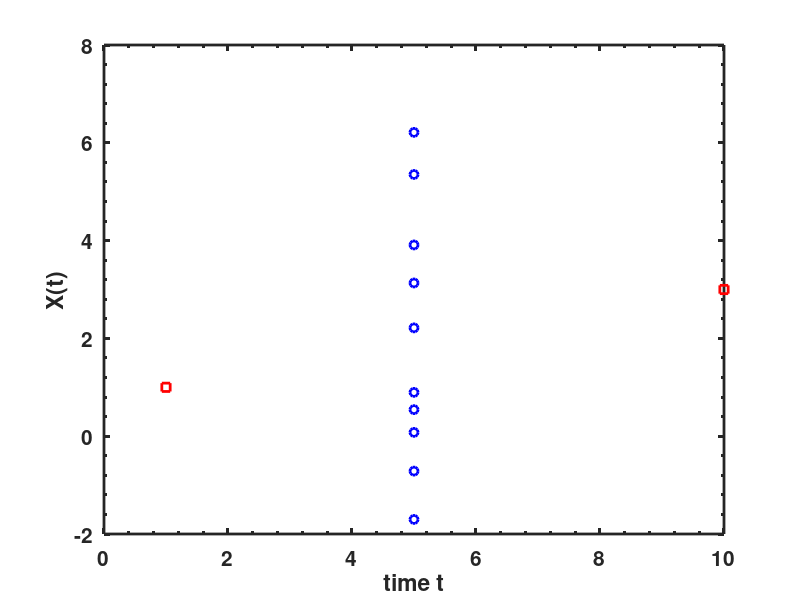

MATLAB code to generate this figure: (Note: this script raises an error after producing the figure.)
clear all
close all


ta = 1;
tb = 10;

xa = 1;
xb = 3;

h = figure(1)
plot(ta,xa,'square','color','red','linewidth',2);
hold on
plot(tb,xb,'square','color','red','linewidth',2);

t1 = 5;
mu = [ta t1]*inv([ta ta;ta tb])*[xa xb]';
sigma = t1 - [ta t1]*inv([ta ta;ta tb])*[ta t1]';
for i = 1:10

x1 = normrnd(mu,sigma);
    plot(t1,x1,'o','color','blue','linewidth',2);

end
xlabel('time t')
ylabel('X(t)')
set(gca,'linewidth',2,'fontsize',15,'fontweight','bold','plotboxaspectratiomode','auto','xminortick','on','yminortick','on','TickLength',[0.04;0.02]);
pbaspect([1 1 1])
set(gca,'box','on')
saveTightFigure(h,'BrownianInterpolationDemo1.pdf')


ta = 1;
tb = 10;

xa = 1;
xb = 3;

figure(2)
plot(ta,xa,'o');
hold on
plot(tb,xb,'o');
tset=[2,3,4,5,6,7,8,9];
tall = [ta tset tb];
for i = 1:5
    
xa = 1;
ta = 1;
xtraj = [];
xtraj = [xtraj xa];
for j=1:length(tset)
t1 = tset(j);
mu = [ta t1]*inv([ta ta;ta tb])*[xa xb]';
sigma = t1 - [ta t1]*inv([ta ta;ta tb])*[ta t1]';


x1 = normrnd(mu,sigma);
xtraj = [xtraj x1];
xa = x1;
ta = t1;
end
xtraj = [xtraj xb];

h = figure(2)
hold on
plot(tall,xtraj,'-o','linewidth',2);
end

xlabel('time t')
ylabel('X(t)')
set(gca,'linewidth',2,'fontsize',15,'fontweight','bold','plotboxaspectratiomode','auto','xminortick','on','yminortick','on','TickLength',[0.04;0.02]);

pbaspect([1 1 1])
set(gca,'box','on')
saveTightFigure(h,'BrownianInterpolationDemo2.pdf')
